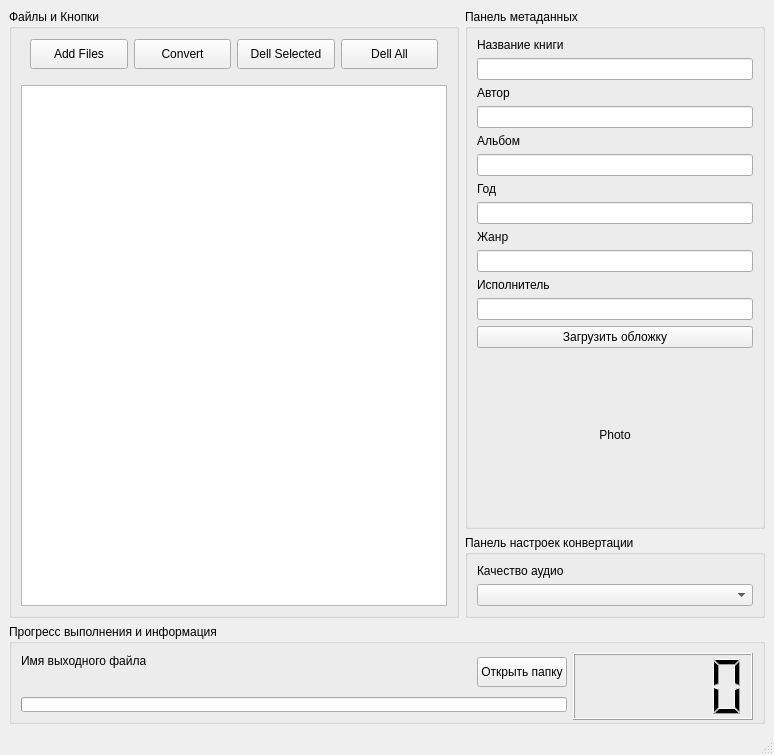
<?xml version="1.0" encoding="UTF-8"?>
<ui version="4.0">
    <class>MainWindow</class>
    <widget class="QMainWindow" name="MainWindow">
        <property name="geometry">
            <rect>
                <x>0</x>
                <y>0</y>
                <width>774</width>
                <height>755</height>
            </rect>
        </property>
        <property name="windowTitle">
            <string>MainWindow</string>
        </property>
        <widget class="QWidget" name="centralwidget">
            <layout class="QGridLayout" name="gridLayout_3">
                <item row="0" column="0">
                    <layout class="QGridLayout" name="gridLayout_2" columnstretch="6,4">
                        <item row="0" column="0" rowspan="2">
                            <widget class="QGroupBox" name="groupBox_files">
                                <property name="title">
                                    <string>Файлы и Кнопки</string>
                                </property>
                                <layout class="QVBoxLayout" name="verticalLayout">
                                    <property name="topMargin">
                                        <number>0</number>
                                    </property>
                                    <property name="bottomMargin">
                                        <number>9</number>
                                    </property>
                                    <item>
                                        <widget class="QWidget" name="widget" native="true">
                                            <property name="minimumSize">
                                                <size>
                                                    <width>0</width>
                                                    <height>50</height>
                                                </size>
                                            </property>
                                            <layout class="QGridLayout" name="gridLayout_5">
                                                <item row="0" column="3">
                                                    <widget class="QPushButton" name="pushButton_2">
                                                        <property name="minimumSize">
                                                            <size>
                                                                <width>0</width>
                                                                <height>30</height>
                                                            </size>
                                                        </property>
                                                        <property name="text">
                                                            <string>Dell Selected</string>
                                                        </property>
                                                    </widget>
                                                </item>
                                                <item row="0" column="0">
                                                    <widget class="QPushButton" name="pushButton">
                                                        <property name="minimumSize">
                                                            <size>
                                                                <width>0</width>
                                                                <height>30</height>
                                                            </size>
                                                        </property>
                                                        <property name="text">
                                                            <string>Add Files</string>
                                                        </property>
                                                    </widget>
                                                </item>
                                                <item row="0" column="1">
                                                    <widget class="QPushButton" name="pushButton_convert">
                                                        <property name="minimumSize">
                                                            <size>
                                                                <width>0</width>
                                                                <height>30</height>
                                                            </size>
                                                        </property>
                                                        <property name="text">
                                                            <string>Convert</string>
                                                        </property>
                                                    </widget>
                                                </item>
                                                <item row="0" column="4">
                                                    <widget class="QPushButton" name="pushButton_stop_and_clean">
                                                        <property name="minimumSize">
                                                            <size>
                                                                <width>0</width>
                                                                <height>30</height>
                                                            </size>
                                                        </property>
                                                        <property name="text">
                                                            <string>Dell All</string>
                                                        </property>
                                                    </widget>
                                                </item>
                                            </layout>
                                        </widget>
                                    </item>
                                    <item>
                                        <widget class="QListWidget" name="listWidget">
                                            <property name="acceptDrops">
                                                <bool>true</bool>
                                            </property>
                                            <property name="toolTip">
                                                <string/>
                                            </property>
                                            <property name="whatsThis">
                                                <string/>
                                            </property>
                                            <property name="dragDropMode">
                                                <enum>QAbstractItemView::DragDrop</enum>
                                            </property>
                                        </widget>
                                    </item>
                                </layout>
                            </widget>
                        </item>
                        <item row="0" column="1">
                            <widget class="QGroupBox" name="MetadataPanel">
                                <property name="title">
                                    <string>Панель метаданных</string>
                                </property>
                                <layout class="QVBoxLayout" name="verticalLayout_6">
                                    <item>
                                        <layout class="QVBoxLayout" name="verticalLayout_2">
                                            <item>
                                                <widget class="QLabel" name="label_book_name">
                                                    <property name="text">
                                                        <string>Название книги</string>
                                                    </property>
                                                </widget>
                                            </item>
                                            <item>
                                                <widget class="QLineEdit" name="lineEdit_title"/>
                                            </item>
                                        </layout>
                                    </item>
                                    <item>
                                        <layout class="QVBoxLayout" name="verticalLayout_3">
                                            <item>
                                                <widget class="QLabel" name="label_autor_name">
                                                    <property name="text">
                                                        <string>Автор</string>
                                                    </property>
                                                </widget>
                                            </item>
                                            <item>
                                                <widget class="QLineEdit" name="lineEdit_artist"/>
                                            </item>
                                        </layout>
                                    </item>
                                    <item>
                                        <layout class="QVBoxLayout" name="verticalLayout_4">
                                            <item>
                                                <widget class="QLabel" name="label_album_name">
                                                    <property name="text">
                                                        <string>Альбом</string>
                                                    </property>
                                                </widget>
                                            </item>
                                            <item>
                                                <widget class="QLineEdit" name="lineEdit_album"/>
                                            </item>
                                        </layout>
                                    </item>
                                    <item>
                                        <layout class="QVBoxLayout" name="verticalLayout_10">
                                            <item>
                                                <widget class="QLabel" name="label_album_name_3">
                                                    <property name="text">
                                                        <string>Год</string>
                                                    </property>
                                                </widget>
                                            </item>
                                            <item>
                                                <widget class="QLineEdit" name="lineEdit_year"/>
                                            </item>
                                        </layout>
                                    </item>
                                    <item>
                                        <layout class="QVBoxLayout" name="verticalLayout_5">
                                            <item>
                                                <widget class="QLabel" name="label_genre_name">
                                                    <property name="text">
                                                        <string>Жанр</string>
                                                    </property>
                                                </widget>
                                            </item>
                                            <item>
                                                <widget class="QLineEdit" name="lineEdit_genre"/>
                                            </item>
                                            <item>
                                                <layout class="QVBoxLayout" name="verticalLayout_11">
                                                    <item>
                                                        <widget class="QLabel" name="label_albumartist">
                                                            <property name="text">
                                                                <string>Исполнитель</string>
                                                            </property>
                                                        </widget>
                                                    </item>
                                                    <item>
                                                        <widget class="QLineEdit" name="lineEdit_albumartist"/>
                                                    </item>
                                                </layout>
                                            </item>
                                        </layout>
                                    </item>
                                    <item>
                                        <layout class="QGridLayout" name="gridLayout">
                                            <item row="2" column="0">
                                                <widget class="QLabel" name="label_cover_of_book">
                                                    <property name="minimumSize">
                                                        <size>
                                                            <width>150</width>
                                                            <height>150</height>
                                                        </size>
                                                    </property>
                                                    <property name="text">
                                                        <string>Photo</string>
                                                    </property>
                                                    <property name="alignment">
                                                        <set>Qt::AlignCenter</set>
                                                    </property>
                                                </widget>
                                            </item>
                                            <item row="0" column="0">
                                                <widget class="QPushButton" name="pushButton_upload_cover">
                                                    <property name="text">
                                                        <string>Загрузить обложку</string>
                                                    </property>
                                                </widget>
                                            </item>
                                            <item row="3" column="0">
                                                <spacer name="verticalSpacer_2">
                                                    <property name="orientation">
                                                        <enum>Qt::Vertical</enum>
                                                    </property>
                                                    <property name="sizeHint" stdset="0">
                                                        <size>
                                                            <width>20</width>
                                                            <height>40</height>
                                                        </size>
                                                    </property>
                                                </spacer>
                                            </item>
                                            <item row="1" column="0">
                                                <spacer name="verticalSpacer">
                                                    <property name="orientation">
                                                        <enum>Qt::Vertical</enum>
                                                    </property>
                                                    <property name="sizeHint" stdset="0">
                                                        <size>
                                                            <width>20</width>
                                                            <height>40</height>
                                                        </size>
                                                    </property>
                                                </spacer>
                                            </item>
                                        </layout>
                                    </item>
                                </layout>
                            </widget>
                        </item>
                        <item row="4" column="0" colspan="2">
                            <widget class="QGroupBox" name="ControlPanel">
                                <property name="minimumSize">
                                    <size>
                                        <width>0</width>
                                        <height>100</height>
                                    </size>
                                </property>
                                <property name="title">
                                    <string>Прогресс выполнения и информация</string>
                                </property>
                                <layout class="QGridLayout" name="gridLayout_4" columnstretch="5,1,2">
                                    <item row="0" column="0">
                                        <widget class="QLabel" name="label_progress_description">
                                            <property name="text">
                                                <string>Имя выходного файла</string>
                                            </property>
                                        </widget>
                                    </item>
                                    <item row="0" column="1" rowspan="2">
                                        <widget class="QPushButton" name="pushButton_openDir">
                                            <property name="minimumSize">
                                                <size>
                                                    <width>0</width>
                                                    <height>30</height>
                                                </size>
                                            </property>
                                            <property name="text">
                                                <string>Открыть папку</string>
                                            </property>
                                        </widget>
                                    </item>
                                    <item row="0" column="2" rowspan="3">
                                        <widget class="QLCDNumber" name="lcdNumber">
                                            <property name="minimumSize">
                                                <size>
                                                    <width>180</width>
                                                    <height>67</height>
                                                </size>
                                            </property>
                                            <property name="smallDecimalPoint">
                                                <bool>false</bool>
                                            </property>
                                        </widget>
                                    </item>
                                    <item row="1" column="0">
                                        <widget class="QLabel" name="label_progress_description_2">
                                            <property name="text">
                                                <string/>
                                            </property>
                                        </widget>
                                    </item>
                                    <item row="2" column="0" colspan="2">
                                        <widget class="QProgressBar" name="progressBar">
                                            <property name="value">
                                                <number>0</number>
                                            </property>
                                            <property name="textVisible">
                                                <bool>false</bool>
                                            </property>
                                        </widget>
                                    </item>
                                </layout>
                            </widget>
                        </item>
                        <item row="1" column="1">
                            <widget class="QGroupBox" name="ConversionSettingsPanel">
                                <property name="title">
                                    <string>Панель настроек конвертации</string>
                                </property>
                                <layout class="QVBoxLayout" name="verticalLayout_8">
                                    <item>
                                        <layout class="QVBoxLayout" name="verticalLayout_7">
                                            <item>
                                                <widget class="QLabel" name="label_audio_quality">
                                                    <property name="text">
                                                        <string>Качество аудио</string>
                                                    </property>
                                                </widget>
                                            </item>
                                            <item>
                                                <widget class="QComboBox" name="comboBox_audio_quality"/>
                                            </item>
                                        </layout>
                                    </item>
                                </layout>
                            </widget>
                        </item>
                    </layout>
                </item>
            </layout>
        </widget>
        <widget class="QMenuBar" name="menubar">
            <property name="geometry">
                <rect>
                    <x>0</x>
                    <y>0</y>
                    <width>774</width>
                    <height>21</height>
                </rect>
            </property>
        </widget>
        <widget class="QStatusBar" name="statusbar"/>
    </widget>
    <resources/>
    <connections/>
</ui>
